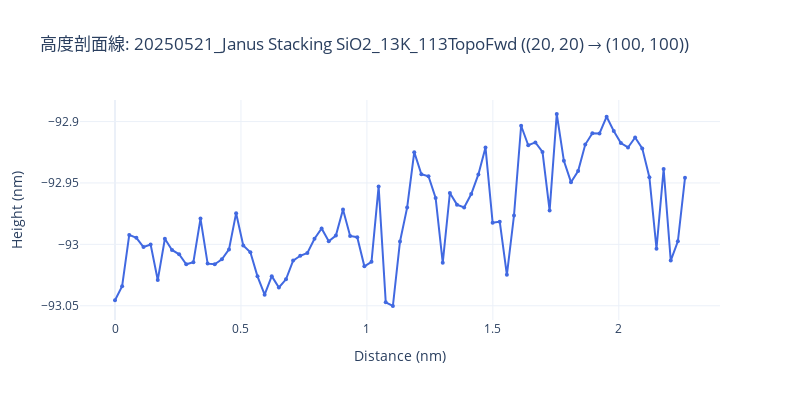

Notebook cell for this chart:
### Code cell
# 提取並繪製高度剖面線 / Extract and Plot Height Profile
if int_file_proxy:
    print(f"📏 從 '{selected_int_file_key}' 提取剖面線: {PROFILE_START_COORD} → {PROFILE_END_COORD}")
    try:
        # 使用 int_file_proxy.analyzer.extract_line_profile 方法
        if hasattr(int_file_proxy, 'analyzer') and hasattr(int_file_proxy.analyzer, 'extract_line_profile'):
            profile_result = int_file_proxy.analyzer.extract_line_profile(
                PROFILE_START_COORD,  # start_point
                PROFILE_END_COORD,    # end_point
                'bresenham'           # method
            )
            
            if profile_result['success']:
                profile_data = profile_result['data']
                distances = profile_data['distance']
                heights = profile_data['height']  # 修正為 'height'
                
                # 獲取單位
                distance_unit = profile_data.get('distance_unit', 'nm')
                height_unit = profile_data.get('height_unit', 'nm')

                print(f"  ✅ 剖面線數據提取成功: {len(distances)} 個點")
                print(f"  📏 剖面線長度: {profile_data['length']:.2f} {distance_unit}")
                
                print("🎨 繪製高度剖面線...")
                fig_profile = SPMPlotting.plot_line_profile(
                    distances=distances,
                    heights=heights,
                    title=f"高度剖面線: {selected_int_file_key} ({PROFILE_START_COORD} → {PROFILE_END_COORD})",
                    x_unit=distance_unit,
                    y_unit=height_unit
                )
                fig_profile.show()
                print("✅ 高度剖面線繪製完成。")
            else:
                print(f"❌ 剖面線提取失敗: {profile_result.get('error', '未知錯誤')}")
        else:
            print("❌ 錯誤: `int_file_proxy.analyzer` 或 `extract_line_profile` 方法不存在。")
            print("  ℹ️  提示: 請確保 FileProxy 中已正確初始化 IntAnalyzer。")

    except Exception as e:
        print(f"❌ 高度剖面線處理失敗: {e}")
        import traceback
        traceback.print_exc()
else:
    print("ℹ️  跳過高度剖面線繪製，因為沒有載入 .int 檔案。")

### Figure 1 — Plotly figure (JSON) as saved in the notebook; plotly's stock layout.template omitted (floating-point values rounded to 4 significant figures)
{"data": [{"hovertemplate": "Distance: %{x:.2f} nm<br>Height: %{y:.3f} nm<extra></extra>", "line": {"color": "royalblue", "width": 2}, "marker": {"size": 4}, "mode": "lines+markers", "name": "Height Profile", "type": "scatter", "x": [0, 0.02828, 0.05657, 0.08485, 0.1131, 0.1414, 0.1697, 0.198, 0.2263, 0.2546, 0.2828, 0.3111, 0.3394, 0.3677, 0.396, 0.4243, 0.4525, 0.4808, 0.5091, 0.5374, 0.5657, 0.594, 0.6223, 0.6505, 0.6788, 0.7071, 0.7354, 0.7637, 0.792, 0.8202, 0.8485, 0.8768, 0.9051, 0.9334, 0.9617, 0.9899, 1.018, 1.047, 1.075, 1.103, 1.131, 1.16, 1.188, 1.216, 1.245, 1.273, 1.301, 1.329, 1.358, 1.386, 1.414, 1.442, 1.471, 1.499, 1.527, 1.556, 1.584, 1.612, 1.64, 1.669, 1.697, 1.725, 1.754, 1.782, 1.81, 1.838, 1.867, 1.895, 1.923, 1.952, 1.98, 2.008, 2.036, 2.065, 2.093, 2.121, 2.15, 2.178, 2.206, 2.234, 2.263], "y": [-93.05, -93.03, -92.99, -92.99, -93.0, -93.0, -93.03, -93.0, -93.0, -93.01, -93.02, -93.01, -92.98, -93.02, -93.02, -93.01, -93.0, -92.97, -93.0, -93.01, -93.03, -93.04, -93.03, -93.04, -93.03, -93.01, -93.01, -93.01, -93.0, -92.99, -93.0, -92.99, -92.97, -92.99, -92.99, -93.02, -93.01, -92.95, -93.05, -93.05, -93.0, -92.97, -92.92, -92.94, -92.94, -92.96, -93.02, -92.96, -92.97, -92.97, -92.96, -92.94, -92.92, -92.98, -92.98, -93.02, -92.98, -92.9, -92.92, -92.92, -92.92, -92.97, -92.89, -92.93, -92.95, -92.94, -92.92, -92.91, -92.91, -92.9, -92.91, -92.92, -92.92, -92.91, -92.92, -92.95, -93.0, -92.94, -93.01, -93.0, -92.95]}], "layout": {"height": 400, "hovermode": "x unified", "title": {"text": "高度剖面線: 20250521_Janus Stacking SiO2_13K_113TopoFwd ((20, 20) → (100, 100))"}, "width": 800, "xaxis": {"title": {"text": "Distance (nm)"}}, "yaxis": {"title": {"text": "Height (nm)"}}}}
